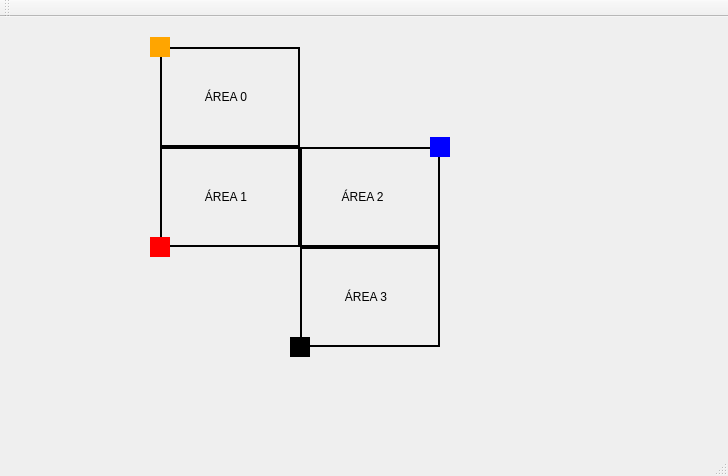
<?xml version="1.0" encoding="UTF-8"?>
<ui version="4.0">
 <class>MainWindow</class>
 <widget class="QMainWindow" name="MainWindow">
  <property name="geometry">
   <rect>
    <x>0</x>
    <y>0</y>
    <width>728</width>
    <height>476</height>
   </rect>
  </property>
  <property name="windowTitle">
   <string>MainWindow</string>
  </property>
  <property name="styleSheet">
   <string notr="true"/>
  </property>
  <widget class="QWidget" name="centralWidget">
   <widget class="QLabel" name="labelTrilho01">
    <property name="geometry">
     <rect>
      <x>160</x>
      <y>130</y>
      <width>140</width>
      <height>100</height>
     </rect>
    </property>
    <property name="styleSheet">
     <string notr="true">border: 2px solid black</string>
    </property>
    <property name="text">
     <string>            ÁREA 1</string>
    </property>
   </widget>
   <widget class="QLabel" name="labelTrem01">
    <property name="geometry">
     <rect>
      <x>150</x>
      <y>220</y>
      <width>20</width>
      <height>20</height>
     </rect>
    </property>
    <property name="styleSheet">
     <string notr="true">background-color: red</string>
    </property>
    <property name="text">
     <string/>
    </property>
   </widget>
   <widget class="QLabel" name="labelTrem02">
    <property name="geometry">
     <rect>
      <x>430</x>
      <y>120</y>
      <width>20</width>
      <height>20</height>
     </rect>
    </property>
    <property name="styleSheet">
     <string notr="true">background-color: blue</string>
    </property>
    <property name="text">
     <string/>
    </property>
   </widget>
   <widget class="QLabel" name="labelTrilho02">
    <property name="geometry">
     <rect>
      <x>300</x>
      <y>130</y>
      <width>140</width>
      <height>100</height>
     </rect>
    </property>
    <property name="styleSheet">
     <string notr="true">border: 2px solid black</string>
    </property>
    <property name="text">
     <string>           ÁREA 2</string>
    </property>
   </widget>
   <widget class="QLabel" name="labelTrilho00">
    <property name="geometry">
     <rect>
      <x>160</x>
      <y>30</y>
      <width>140</width>
      <height>100</height>
     </rect>
    </property>
    <property name="styleSheet">
     <string notr="true">border: 2px solid black</string>
    </property>
    <property name="text">
     <string>            ÁREA 0</string>
    </property>
   </widget>
   <widget class="QLabel" name="labelTrem00">
    <property name="geometry">
     <rect>
      <x>150</x>
      <y>20</y>
      <width>20</width>
      <height>20</height>
     </rect>
    </property>
    <property name="styleSheet">
     <string notr="true">background-color: orange</string>
    </property>
    <property name="text">
     <string/>
    </property>
   </widget>
   <widget class="QLabel" name="labelTrem03">
    <property name="geometry">
     <rect>
      <x>290</x>
      <y>320</y>
      <width>20</width>
      <height>20</height>
     </rect>
    </property>
    <property name="focusPolicy">
     <enum>Qt::NoFocus</enum>
    </property>
    <property name="styleSheet">
     <string notr="true">background-color: black</string>
    </property>
    <property name="text">
     <string/>
    </property>
   </widget>
   <widget class="QLabel" name="labelTrilho03">
    <property name="enabled">
     <bool>true</bool>
    </property>
    <property name="geometry">
     <rect>
      <x>300</x>
      <y>230</y>
      <width>140</width>
      <height>100</height>
     </rect>
    </property>
    <property name="focusPolicy">
     <enum>Qt::NoFocus</enum>
    </property>
    <property name="autoFillBackground">
     <bool>false</bool>
    </property>
    <property name="styleSheet">
     <string notr="true">border: 2px solid black
</string>
    </property>
    <property name="frameShadow">
     <enum>QFrame::Raised</enum>
    </property>
    <property name="text">
     <string>            ÁREA 3</string>
    </property>
    <property name="textFormat">
     <enum>Qt::AutoText</enum>
    </property>
   </widget>
   <zorder>labelTrilho01</zorder>
   <zorder>labelTrilho02</zorder>
   <zorder>labelTrilho00</zorder>
   <zorder>labelTrem00</zorder>
   <zorder>labelTrilho03</zorder>
   <zorder>labelTrem01</zorder>
   <zorder>labelTrem02</zorder>
   <zorder>labelTrem03</zorder>
  </widget>
  <widget class="QMenuBar" name="menuBar">
   <property name="geometry">
    <rect>
     <x>0</x>
     <y>0</y>
     <width>728</width>
     <height>19</height>
    </rect>
   </property>
  </widget>
  <widget class="QToolBar" name="mainToolBar">
   <attribute name="toolBarArea">
    <enum>TopToolBarArea</enum>
   </attribute>
   <attribute name="toolBarBreak">
    <bool>false</bool>
   </attribute>
  </widget>
  <widget class="QStatusBar" name="statusBar"/>
 </widget>
 <layoutdefault spacing="6" margin="11"/>
 <resources/>
 <connections/>
</ui>
